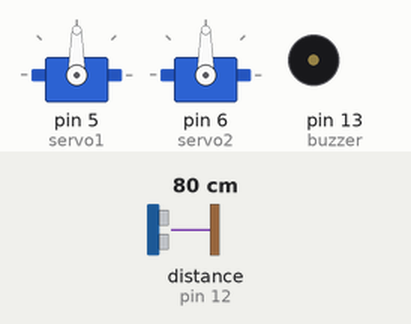
Simulated run of this sketch. Board: Arduino Uno, built with avr-gcc and run on an emulated ATmega328P. On the bench: 2 × servo, buzzer (waves = sounding, pin HIGH). The inputs (shaded band) are chosen by the test bench; at power-on: distance to the obstacle (sensor on pin 12) 80 cm.

Above: at 1.2 s.
1.3 s: distance to the obstacle (sensor on pin 12) set to 22 cm
2.8 s: distance to the obstacle (sensor on pin 12) set to 18 cm
At 3.5 s:
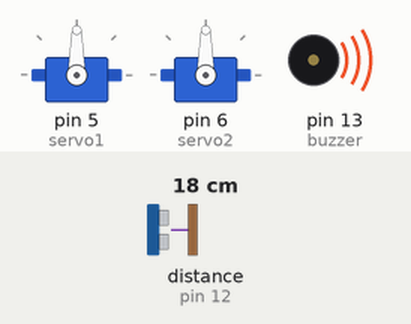
4.3 s: distance to the obstacle (sensor on pin 12) set to 35 cm
At 4.7 s:
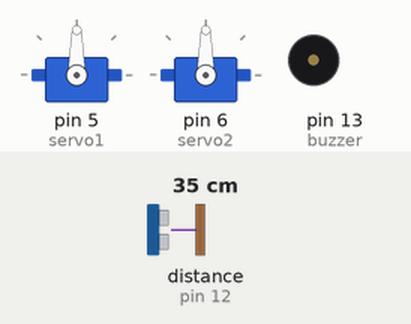
5.8 s: distance to the obstacle (sensor on pin 12) set to 2 cm
At 6.9 s:
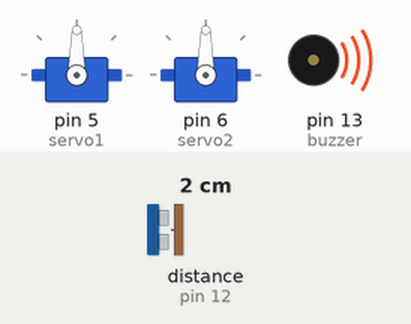
Timing chart, 0 to 8.3 s (numbered marks = the images above; inputs shaded):
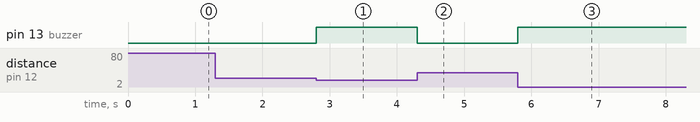

Measured:
- the behaviour switches between 21 and 20 cm on distance to the obstacle (sensor on pin 12) (found by bisection; images 0 and 1)
- after the input at 1.3 s, every drawn part: stays the same
- after the input at 2.8 s, pin 13 (buzzer): LOW → HIGH at once
- after the input at 4.3 s, pin 13 (buzzer): HIGH → LOW at once
- after the input at 5.8 s, pin 13 (buzzer): LOW → HIGH at once

The sketch:

arduicode.ino
```cpp
#include <Servo.h>
#include <Ultrasonic.h>
Servo servo1;
Servo servo2;
Ultrasonic ultrasonic(11, 12);
int distance;
int buzzer = 13;

int incoming[2];

void setup(){
  Serial.begin(9600);
  Serial.setTimeout(1);
  servo1.attach(5);
  servo2.attach(6);
  pinMode(buzzer,OUTPUT);
}

void loop(){
  if(Serial.available() >= 2){
    for (int i = 0; i < 3; i++){
        incoming[i] = Serial.read();}
        servo1.write(incoming[0]);
        servo2.write(incoming[1]);}

   distance = ultrasonic.read();
   if(distance <= 20){
   digitalWrite(buzzer,HIGH);}
   else
   digitalWrite(buzzer,LOW);
}
```
